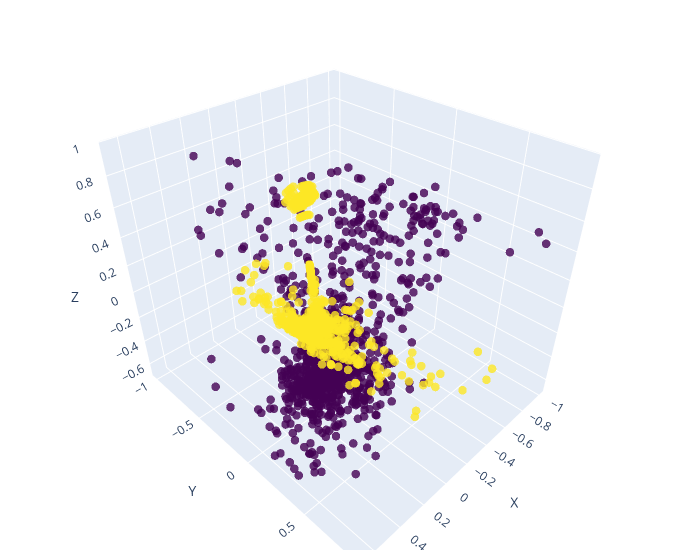

Notebook source saved alongside this figure:
### Code cell
# RAW
x = np.concatenate([actions[:, 0], actions_2nd[:, 0]])
y = np.concatenate([actions[:, 1], actions_2nd[:, 1]])
z = np.concatenate([actions[:, 2], actions_2nd[:, 2]])
colors = np.zeros(len(x))
colors[len(ee_pose):] = 1

# Create a 3D scatter plot
fig = go.Figure(data=[go.Scatter3d(x=x, y=y, z=z, mode='markers',
                                   marker=dict(size=5,
                                               color=colors, # actions[:,-1], # z,  # set color to an array/list of desired values
                                               colorscale='viridis',
                                               opacity=0.8))])

# Make the plot interactive by allowing user to rotate, zoom, etc.
fig.update_layout(scene=dict(
                    xaxis_title='X',
                    yaxis_title='Y',
                    zaxis_title='Z'),
                  width=700,
                  margin=dict(r=20, b=10, l=10, t=10))

fig.show()

### Figure 1 — Plotly figure (JSON) as saved in the notebook; plotly's stock layout.template omitted (floating-point values rounded to 4 significant figures; data arrays with more than 128 entries replaced by an {"elided": "..."} marker saying what was removed)
{"data": [{"marker": {"color": {"elided": "2802 int values"}, "colorscale": [[0, "#440154"], [0.1111, "#482878"], [0.2222, "#3e4989"], [0.3333, "#31688e"], [0.4444, "#26828e"], [0.5556, "#1f9e89"], [0.6667, "#35b779"], [0.7778, "#6ece58"], [0.8889, "#b5de2b"], [1, "#fde725"]], "opacity": 0.8, "size": 5}, "mode": "markers", "type": "scatter3d", "x": {"elided": "2802 float values"}, "y": {"elided": "2802 float values"}, "z": {"elided": "2802 float values"}}], "layout": {"margin": {"b": 10, "l": 10, "r": 20, "t": 10}, "scene": {"xaxis": {"title": {"text": "X"}}, "yaxis": {"title": {"text": "Y"}}, "zaxis": {"title": {"text": "Z"}}}, "width": 700}}
